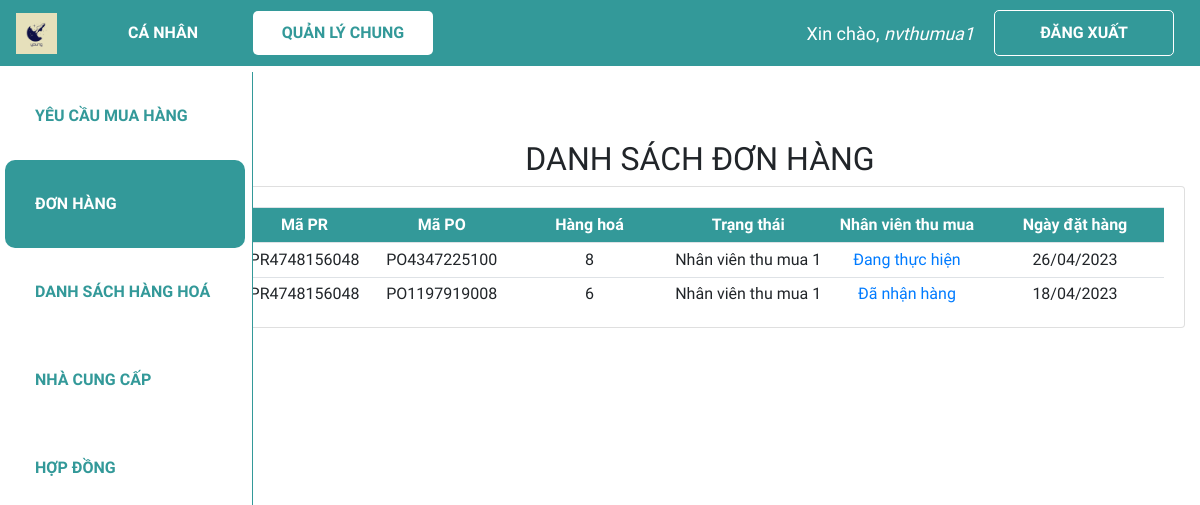
/dspo/ (signed in), run on the app's committed database.
### web_core/models.py (models this page shows, shortened)
class PO(models.Model):
    danh_muc_trang_thai = (
        ('Chờ phê duyệt', 'Chờ phê duyệt'),
        ('Đang thực hiện', 'Đang thực hiện'),
        ('Đã nhận hàng', 'Đã nhận hàng'),
        ('Đã hoàn thành', 'Đã hoàn thành'),
    )
    ma_PO = ShortUUIDField(
        verbose_name='Mã PO',
        length=10,
        max_length=12,
        prefix="PO",
        alphabet="0123456789",
        primary_key=True
    )
    ma_PR = models.ForeignKey(PR, on_delete = models.CASCADE, verbose_name = 'Mã PR', blank = True, null = True)
    ma_hang_hoa = models.ForeignKey(HANGHOA, on_delete = models.CASCADE, verbose_name = 'Mã hàng hoá', blank = True, null = True)
    so_luong = models.IntegerField('Số lượng', validators = [MinValueValidator(0)], default = 0)
    ma_hop_dong = models.ForeignKey(HOPDONG, on_delete = models.SET_NULL, verbose_name = 'Mã hợp đồng', blank = True, null = True)
    ma_nhan_vien_tao = models.ForeignKey(NHANVIEN, on_delete=models.SET_NULL, verbose_name = 'Mã nhân viên tạo', related_name = 'nv_tao_PO', null=True)
    ma_ncc = models.ForeignKey(NCC, on_delete = models.SET_NULL, verbose_name = 'Mã nhà cung cấp', blank = True, null = True)
    ngay_tao = models.DateTimeField('Ngày tạo', default = datetime.now)
    ngay_cap_nhat = models.DateTimeField('Ngày cập nhật', default = datetime.now)
    trang_thai = models.CharField('Trạng thái PO', max_length = 100, choices=danh_muc_trang_thai, default='Đang xem xét', blank = True, null = True)
    ma_quan_ly_duyet = models.ForeignKey(NHANVIEN, on_delete = models.SET_NULL, verbose_name = 'Mã quản lý duyệt', related_name = 'quan_ly', blank = True, null = True)

class PR(models.Model):
    danh_muc_trang_thai = (
        ('Chờ phân công', 'Chờ phân công'),
        ('Đang thực hiện', 'Đang thực hiện'),
        ('Đã hoàn thành', 'Đã hoàn thành'),
    )
    ma_PR = ShortUUIDField(
        verbose_name='Mã PR',
        length=10,
        max_length=12,
        prefix="PR",
        alphabet="0123456789",
        primary_key=True
    )
    ma_nhan_vien_tao = models.ForeignKey(NHANVIEN, on_delete = models.CASCADE, verbose_name = 'Mã nhân viên tạo', related_name = 'nv_tao_PR', blank = True, null = True)
    ma_nhan_vien_phu_trach = models.ForeignKey(NHANVIEN, on_delete = models.SET_NULL, verbose_name = 'Mã nhân viên phụ trách',  related_name = 'nv_phutrach_PR', blank = True, null = True)
    ngay_tao = models.DateTimeField('Ngày tạo', default = datetime.now)
    ngay_cap_nhat = models.DateField('Ngày cập nhật', default = datetime.now)
    ten_PR = models.CharField('Tên PR', max_length = 300)
    trang_thai = models.CharField('Trạng thái PR', max_length = 100, choices=danh_muc_trang_thai, default='Đang xem xét', null=True)

class HANGHOA(models.Model):
    ma_HH = ShortUUIDField(
        verbose_name='Mã hàng hoá',
        length=10,
        max_length=12,
        prefix="HH",
        alphabet="0123456789",
        primary_key=True
    )
    ten_hang_hoa = models.CharField('Tên hàng hoá', max_length = 100, null=True)
    so_luong_ton = models.IntegerField('Số lượng tồn', validators = [MinValueValidator(0)], default = 0)

class NHANVIEN(models.Model):
    danh_muc_phong_ban = (
        ('Thu mua', 'Thu mua'),
        ('Kho', 'Kho'),
        ('Kế toán', 'Kế toán'),
        ('Khác', 'Khác')
    )
    danh_muc_chuc_vu = (
        ('Quản lí', 'Quản lí'),
        ('Nhân viên', 'Nhân viên'),
    )
    user = models.OneToOneField(User, null=True, blank=True, on_delete=models.CASCADE)
    ma_NV = ShortUUIDField(
        verbose_name='Mã nhân viên',
        length=10,
        max_length=12,
        prefix="NV",
        alphabet="0123456789",
        primary_key=True
    )
    ho_ten = models.CharField('Họ tên', max_length = 100, null=True)
    phong_ban = models.CharField('Phòng ban', max_length = 50, choices=danh_muc_phong_ban, null=True)
    chuc_vu = models.CharField('Chức vụ', max_length = 50, choices=danh_muc_chuc_vu, null=True)

### web_core/views.py (the view)
# urls.py: path('dspo/', views.dspo, name='quanli_dspo'),
@login_required(login_url='login')
def dspo(request):
    update_all_po_status()
    dspo = PO.objects.all().order_by('-ngay_tao')
    context = {'dspo':dspo}
    return render(request, 'web_core/dspo.html', context)

### web_core/templatetags/index.py (called while the page is built)
@register.filter
def first_group_name(user):
    groups = user.groups.all()
    if groups:
        return groups[0].name
    return ''

### web_core/views.py (called while the page is built)
def update_all_po_status():
    dspo = PO.objects.all().order_by('-ngay_tao')
    for po in dspo:
        if po.ma_quan_ly_duyet and po.trang_thai == 'Chờ phê duyệt':
            po.trang_thai='Đang thực hiện'
        elif not po.ma_quan_ly_duyet and po.trang_thai != 'Chờ phê duyệt':
            po.trang_thai='Chờ phê duyệt'
        po.save()

### web_core/templates/web_core/dspo.html (shortened to what this page needs)
{% extends 'web_core/main.html' %}
{% block content %}
<h2 class="table-title" style>DANH SÁCH ĐƠN HÀNG</h2>
<div class="card card-body">
    <table class='table table-sm'>
        <tr class="table-head">
            <th class="small-content">Mã PR</th>
            <th class="small-content">Mã PO</th>
            <th class="mid-content">Hàng hoá</th>
            <th class="mid-content">Trạng thái</th>
            <th class="mid-content">Nhân viên thu mua</th>
            <th class="mid-content">Ngày đặt hàng</th>
        </tr>
        {% for po in dspo %}
        <tr>
            <td class="small-content">{{po.ma_PR.ma_PR}}</td>
            <td class="small-content">{{po.ma_PO}}</td>
            <td class="mid-content">{{po.ma_hang_hoa.ten_hang_hoa}}</td>
            <td class="mid-content">{{po.ma_nhan_vien_tao.ho_ten}}</td>
            <td class="mid-content"><a href="{% url 'quanli_xem_po' po.ma_PO %}">{{po.trang_thai}}</a></td>
            <td class="mid-content">{{po.ngay_tao|date:"d/m/Y"}}</td>
        </tr>
        {% endfor %}
    </table>
</div>
{% endblock %}

### web_core/templates/web_core/navbar.html (shortened to what this page needs)
{% load static %}
<nav class="navbar navbar-expand-lg my-navbar fixed-top">
    <a href="{% url 'home' %}">
        <img class="navbar-brand" alt="logo-brand" src="{% static 'images/favicon.png' %}" height="50"
            style="padding-bottom: 4px" />
    </a>
    <div class="collapse navbar-collapse" id="navbarNav">
        {% with request.resolver_match.url_name as url_name %}
        <div class="navbar-nav">
            {% load index %}
            {% if request.user|first_group_name != 'quanly' %}
                <a class="nav-item nav-link my-nav-item {% if 'canhan' in url_name %}my-nav-active{% endif %} nav-canhan"
                href="{% url 'canhan_dspr' %}">Cá nhân</a>
            {% endif %}
            <a class="nav-item nav-link my-nav-item {% if 'quanli' in url_name %}my-nav-active{% endif %} nav-quanly"
                href="{% url 'quanli_dspr' %}">Quản lý chung</a>
        </div>
        {% endwith %}
    </div>
    {% with request.resolver_match.url_name as url_name %}
    {% if request.user.is_authenticated %}
    <span class="hello-msg">Xin chào, <span> {{request.user}} </span></span>
    <a class="nav-item nav-link my-nav-item my-btn" href="{% url 'logout' %}">Đăng xuất</a>
    {% else %}
    <a class="nav-item nav-link my-nav-item my-btn {% if url_name == 'login' %}my-nav-active{% endif %}"
        href="{% url 'login' %}">Đăng nhập</a>
    {% endif %}
    {% endwith %}
</nav>

### web_core/static/css/main.css (style rules this page uses)
* { font-family: 'Baloo 2', cursive; }
html, body { margin: 0; padding: 0; height: 100%; overflow-x: hidden; }

### web_core/templates/web_core/navbar.html (style rules this page uses)
.my-navbar.fixed-top { position: fixed; color: #fff; background-color: #399; z-index: 10; }
.my-nav-item { color: #fff; font-weight: bold; padding: 9.6px 16px !important; text-transform: uppercase; border-radius: 5px; width: 180px; text-align: center; }
.my-nav-active, .my-nav-active:hover { color: #399; background-color: #fff; }
.my-btn { border: 1px solid #fff; margin-right: 10px; }
.hello-msg { font-size: 18px; color: #fff; margin-right: 20px; }
.hello-msg>span { font-style: italic; }

### web_core/templates/web_core/dspo.html (style rules this page uses)
.card-body { padding-bottom: 0px; }
.table-title { text-align: center; }
.table th, .table td { vertical-align: middle; text-align: center; }
.small-content { width: 150px; }
.mid-content { width: 240px; }
.table-head { color: #ffff; background-color: #399; }

### data on the page
PO: ma_PR.ma_PR "PR4748156048", ma_PO "PO4347225100", ma_hang_hoa.ten_hang_hoa "8", ma_nhan_vien_tao.ho_ten "Nhân viên thu mua 1", trang_thai "Đang thực hiện", ngay_tao "26/04/2023"
PO: ma_PR.ma_PR "PR4748156048", ma_PO "PO1197919008", ma_hang_hoa.ten_hang_hoa "6", ma_nhan_vien_tao.ho_ten "Nhân viên thu mua 1", trang_thai "Đã nhận hàng", ngay_tao "18/04/2023"

### other printed values
{{ request.user }} "nvthumua1"
